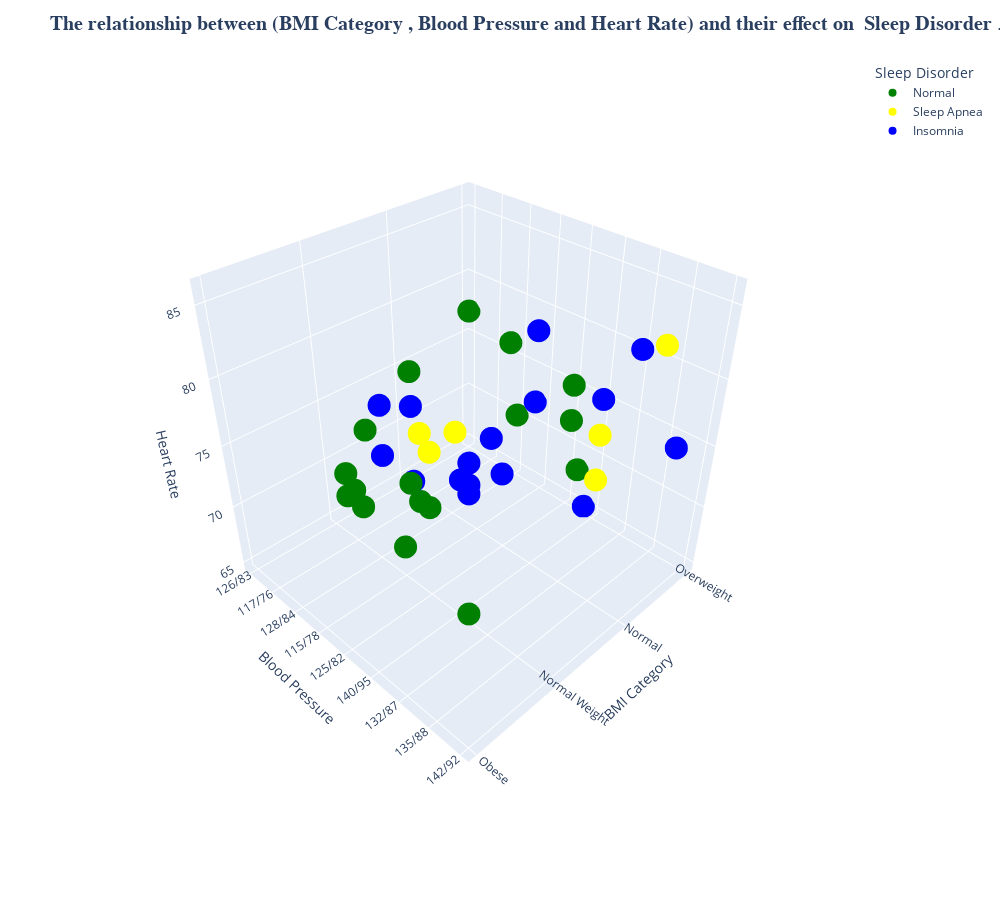

Notebook code cell kept with this figure:
### Code cell
fig=px.scatter_3d(sleep_data,x='BMI Category',y='Blood Pressure',z='Heart Rate',
                  color='Sleep Disorder',width=1000,height=900,
                  color_discrete_sequence=['green','yellow','blue'])


fig.update_layout(title='<b>The relationship between (BMI Category , Blood Pressure and Heart Rate) and their effect on  Sleep Disorder</b> ..',
                  titlefont={'size': 20,'family': 'Serif'},
                  showlegend=True)



fig.show()

### Figure 1 — Plotly figure (JSON) as saved in the notebook; plotly's stock layout.template omitted (floating-point values rounded to 4 significant figures; data arrays with more than 128 entries replaced by an {"elided": "..."} marker saying what was removed)
{"data": [{"hovertemplate": "Sleep Disorder=Normal<br>BMI Category=%{x}<br>Blood Pressure=%{y}<br>Heart Rate=%{z}<extra></extra>", "legendgroup": "Normal", "marker": {"color": "green", "symbol": "circle"}, "mode": "markers", "name": "Normal", "scene": "scene", "showlegend": true, "type": "scatter3d", "x": {"elided": "219 str values"}, "y": {"elided": "219 str values"}, "z": {"elided": "219 int values"}}, {"hovertemplate": "Sleep Disorder=Sleep Apnea<br>BMI Category=%{x}<br>Blood Pressure=%{y}<br>Heart Rate=%{z}<extra></extra>", "legendgroup": "Sleep Apnea", "marker": {"color": "yellow", "symbol": "circle"}, "mode": "markers", "name": "Sleep Apnea", "scene": "scene", "showlegend": true, "type": "scatter3d", "x": ["Obese", "Obese", "Normal Weight", "Normal", "Normal Weight", "Normal", "Overweight", "Overweight", "Obese", "Overweight", "Normal", "Normal", "Obese", "Overweight", "Overweight", "Normal", "Overweight", "Overweight", "Overweight", "Overweight", "Overweight", "Overweight", "Overweight", "Overweight", "Overweight", "Overweight", "Obese", "Obese", "Overweight", "Overweight", "Overweight", "Overweight", "Overweight", "Overweight", "Overweight", "Overweight", "Overweight", "Overweight", "Overweight", "Overweight", "Overweight", "Overweight", "Overweight", "Overweight", "Overweight", "Overweight", "Overweight", "Overweight", "Overweight", "Overweight", "Overweight", "Overweight", "Overweight", "Overweight", "Overweight", "Overweight", "Overweight", "Overweight", "Overweight", "Overweight", "Overweight", "Overweight", "Overweight", "Overweight", "Overweight", "Overweight", "Overweight", "Overweight", "Overweight", "Overweight", "Overweight", "Overweight", "Overweight", "Overweight", "Overweight", "Overweight", "Overweight", "Overweight"], "y": ["140/90", "140/90", "132/87", "120/80", "130/86", "120/80", "131/86", "131/86", "135/88", "129/84", "115/75", "130/85", "135/88", "130/85", "130/85", "130/85", "130/85", "140/95", "140/95", "140/95", "140/95", "140/95", "140/95", "140/95", "140/95", "140/95", "139/91", "139/91", "140/95", "140/95", "140/95", "140/95", "140/95", "140/95", "140/95", "140/95", "140/95", "140/95", "140/95", "140/95", "140/95", "140/95", "140/95", "140/95", "140/95", "140/95", "140/95", "140/95", "140/95", "140/95", "140/95", "140/95", "140/95", "140/95", "140/95", "140/95", "140/95", "140/95", "140/95", "140/95", "140/95", "140/95", "140/95", "140/95", "140/95", "140/95", "140/95", "140/95", "140/95", "140/95", "140/95", "140/95", "140/95", "140/95", "140/95", "140/95", "140/95", "140/95"], "z": [85, 85, 80, 70, 78, 70, 81, 81, 84, 74, 68, 68, 84, 78, 78, 70, 72, 75, 75, 75, 75, 75, 75, 75, 75, 75, 86, 86, 75, 75, 75, 75, 75, 75, 75, 75, 75, 75, 75, 75, 75, 75, 75, 75, 75, 75, 75, 75, 72, 72, 68, 68, 68, 68, 68, 68, 68, 68, 68, 68, 68, 68, 68, 68, 68, 68, 68, 68, 68, 68, 68, 68, 68, 68, 68, 68, 68, 68]}, {"hovertemplate": "Sleep Disorder=Insomnia<br>BMI Category=%{x}<br>Blood Pressure=%{y}<br>Heart Rate=%{z}<extra></extra>", "legendgroup": "Insomnia", "marker": {"color": "blue", "symbol": "circle"}, "mode": "markers", "name": "Insomnia", "scene": "scene", "showlegend": true, "type": "scatter3d", "x": ["Obese", "Obese", "Normal Weight", "Normal Weight", "Normal", "Normal", "Overweight", "Normal", "Overweight", "Normal", "Overweight", "Overweight", "Overweight", "Overweight", "Overweight", "Overweight", "Overweight", "Overweight", "Overweight", "Overweight", "Overweight", "Overweight", "Overweight", "Overweight", "Overweight", "Overweight", "Normal", "Normal", "Overweight", "Overweight", "Overweight", "Overweight", "Overweight", "Overweight", "Overweight", "Overweight", "Overweight", "Overweight", "Overweight", "Overweight", "Overweight", "Overweight", "Overweight", "Overweight", "Overweight", "Overweight", "Overweight", "Overweight", "Overweight", "Overweight", "Overweight", "Overweight", "Overweight", "Overweight", "Overweight", "Overweight", "Overweight", "Overweight", "Overweight", "Overweight", "Overweight", "Overweight", "Overweight", "Overweight", "Overweight", "Overweight", "Overweight", "Obese", "Obese", "Overweight", "Overweight", "Overweight", "Overweight", "Overweight", "Overweight", "Overweight", "Normal"], "y": ["140/90", "140/90", "132/87", "130/86", "125/80", "115/75", "129/84", "130/85", "132/87", "130/85", "130/85", "135/90", "130/85", "135/90", "130/85", "135/90", "130/85", "130/85", "130/85", "130/85", "130/85", "130/85", "130/85", "130/85", "130/85", "130/85", "130/85", "130/85", "135/90", "130/85", "130/85", "130/85", "135/90", "130/85", "135/90", "130/85", "135/90", "130/85", "135/90", "130/85", "135/90", "130/85", "135/90", "130/85", "130/85", "135/90", "130/85", "130/85", "135/90", "130/85", "130/85", "135/90", "130/85", "135/90", "130/85", "130/85", "135/90", "135/90", "135/90", "135/90", "135/90", "135/90", "135/90", "135/90", "135/90", "135/90", "135/90", "142/92", "142/92", "140/95", "130/85", "130/85", "130/85", "130/85", "130/85", "130/85", "125/80"], "z": [85, 82, 80, 78, 72, 68, 74, 68, 80, 70, 72, 65, 72, 65, 72, 65, 72, 72, 72, 72, 72, 72, 72, 72, 72, 72, 70, 70, 65, 72, 72, 72, 65, 72, 65, 72, 65, 72, 65, 72, 65, 72, 65, 72, 72, 65, 72, 72, 65, 72, 72, 65, 72, 65, 72, 78, 65, 65, 65, 65, 65, 65, 65, 65, 65, 65, 65, 83, 83, 75, 72, 72, 72, 72, 72, 72, 65]}], "layout": {"height": 900, "legend": {"title": {"text": "Sleep Disorder"}, "tracegroupgap": 0}, "margin": {"t": 60}, "scene": {"aspectmode": "auto", "aspectratio": {"x": 1, "y": 1, "z": 1}, "camera": {"center": {"x": 0, "y": 0, "z": 0}, "eye": {"x": 1.509, "y": 1.509, "z": 1.509}, "projection": {"type": "perspective"}, "up": {"x": 0, "y": 0, "z": 1}}, "domain": {"x": [0, 1], "y": [0, 1]}, "xaxis": {"title": {"text": "BMI Category"}, "type": "category"}, "yaxis": {"title": {"text": "Blood Pressure"}, "type": "category"}, "zaxis": {"title": {"text": "Heart Rate"}, "type": "linear"}}, "showlegend": true, "title": {"font": {"family": "Serif", "size": 20}, "text": "<b>The relationship between (BMI Category , Blood Pressure and Heart Rate) and their effect on  Sleep Disorder</b> .."}, "width": 1000}}
